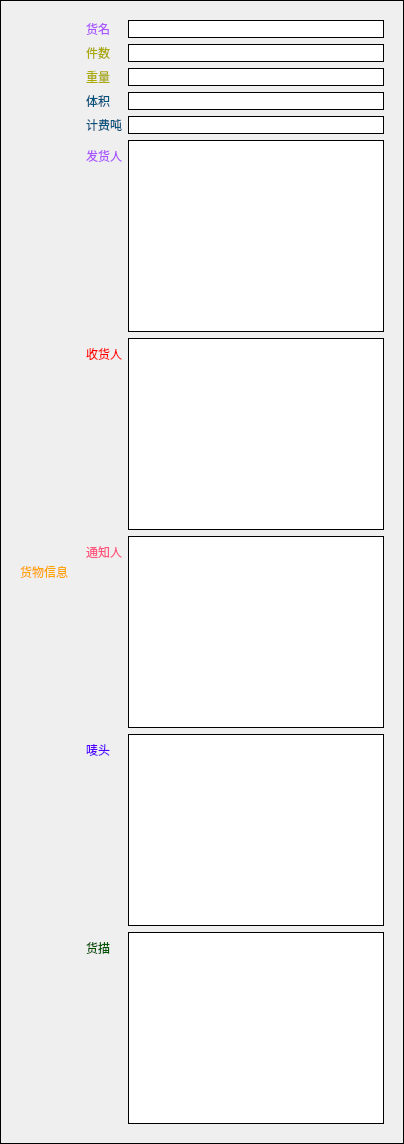
    <widget class="QWidget" name="widget_2" native="true">
     <property name="sizePolicy">
      <sizepolicy hsizetype="Expanding" vsizetype="Expanding">
       <horstretch>1</horstretch>
       <verstretch>0</verstretch>
      </sizepolicy>
     </property>
     <property name="styleSheet">
      <string notr="true">QWidget{	
	font: 14pt &quot;微软雅黑&quot;;
	border:none;
	border:1px solid rgb(0,0,0);
	font: 10pt &quot;微软雅黑&quot;;
}
QWidget QLabel{
	border:none;
	
}
QWidget QLineEdit{
	font: 10pt &quot;微软雅黑&quot;;	
}</string>
     </property>
     <layout class="QHBoxLayout" name="horizontalLayout_12">
      <property name="spacing">
       <number>0</number>
      </property>
      <item>
       <widget class="QWidget" name="widget_4" native="true">
        <property name="sizePolicy">
         <sizepolicy hsizetype="Preferred" vsizetype="Expanding">
          <horstretch>0</horstretch>
          <verstretch>0</verstretch>
         </sizepolicy>
        </property>
        <property name="styleSheet">
         <string notr="true">border:none;</string>
        </property>
        <layout class="QHBoxLayout" name="horizontalLayout_4">
         <item>
          <widget class="QLabel" name="label_32">
           <property name="styleSheet">
            <string notr="true">color:orange;</string>
           </property>
           <property name="text">
            <string>货物信息</string>
           </property>
          </widget>
         </item>
        </layout>
       </widget>
      </item>
      <item>
       <widget class="QWidget" name="formWidget_3" native="true">
        <property name="sizePolicy">
         <sizepolicy hsizetype="Expanding" vsizetype="Expanding">
          <horstretch>0</horstretch>
          <verstretch>0</verstretch>
         </sizepolicy>
        </property>
        <property name="styleSheet">
         <string notr="true">
QWidget {
	border:none;
}
QWidget QLineEdit{
	border:1px solid rgb(0, 0, 0);
	
}</string>
        </property>
        <layout class="QFormLayout" name="formLayout_7">
         <item row="0" column="0">
          <widget class="QLabel" name="Label_31">
           <property name="styleSheet">
            <string notr="true">color: rgb(170, 85, 255);</string>
           </property>
           <property name="text">
            <string>货名</string>
           </property>
          </widget>
         </item>
         <item row="0" column="1">
          <widget class="QLineEdit" name="huoming_lineedit">
           <property name="sizePolicy">
            <sizepolicy hsizetype="Preferred" vsizetype="Preferred">
             <horstretch>0</horstretch>
             <verstretch>0</verstretch>
            </sizepolicy>
           </property>
          </widget>
         </item>
         <item row="1" column="0">
          <widget class="QLabel" name="Label_32">
           <property name="styleSheet">
            <string notr="true">color: rgb(170, 170, 0);</string>
           </property>
           <property name="text">
            <string>件数</string>
           </property>
          </widget>
         </item>
         <item row="1" column="1">
          <widget class="QLineEdit" name="jianshu_lineedit">
           <property name="sizePolicy">
            <sizepolicy hsizetype="Preferred" vsizetype="Preferred">
             <horstretch>0</horstretch>
             <verstretch>0</verstretch>
            </sizepolicy>
           </property>
          </widget>
         </item>
         <item row="2" column="0">
          <widget class="QLabel" name="Label_33">
           <property name="styleSheet">
            <string notr="true">color: rgb(170, 170, 0);</string>
           </property>
           <property name="text">
            <string>重量</string>
           </property>
          </widget>
         </item>
         <item row="2" column="1">
          <widget class="QLineEdit" name="zhongliang_lineedit">
           <property name="sizePolicy">
            <sizepolicy hsizetype="Preferred" vsizetype="Preferred">
             <horstretch>0</horstretch>
             <verstretch>0</verstretch>
            </sizepolicy>
           </property>
          </widget>
         </item>
         <item row="3" column="0">
          <widget class="QLabel" name="Label_34">
           <property name="styleSheet">
            <string notr="true">color: rgb(0, 85, 127);</string>
           </property>
           <property name="text">
            <string>体积</string>
           </property>
          </widget>
         </item>
         <item row="3" column="1">
          <widget class="QLineEdit" name="tiji_lineedit">
           <property name="sizePolicy">
            <sizepolicy hsizetype="Preferred" vsizetype="Preferred">
             <horstretch>0</horstretch>
             <verstretch>0</verstretch>
            </sizepolicy>
           </property>
          </widget>
         </item>
         <item row="4" column="0">
          <widget class="QLabel" name="Label_35">
           <property name="styleSheet">
            <string notr="true">color: rgb(0, 85, 127);</string>
           </property>
           <property name="text">
            <string>计费吨</string>
           </property>
          </widget>
         </item>
         <item row="4" column="1">
          <widget class="QLineEdit" name="jifeidun_lineedit">
           <property name="sizePolicy">
            <sizepolicy hsizetype="Preferred" vsizetype="Preferred">
             <horstretch>0</horstretch>
             <verstretch>0</verstretch>
            </sizepolicy>
           </property>
           <property name="styleSheet">
            <string notr="true"/>
           </property>
          </widget>
         </item>
         <item row="5" column="0">
          <widget class="QLabel" name="Label_36">
           <property name="styleSheet">
            <string notr="true">color: rgb(170, 85, 255);</string>
           </property>
           <property name="text">
            <string>发货人</string>
           </property>
          </widget>
         </item>
         <item row="5" column="1">
          <widget class="QTextEdit" name="fahuoren_textedit">
           <property name="sizePolicy">
            <sizepolicy hsizetype="Preferred" vsizetype="Preferred">
             <horstretch>0</horstretch>
             <verstretch>0</verstretch>
            </sizepolicy>
           </property>
           <property name="minimumSize">
            <size>
             <width>0</width>
             <height>0</height>
            </size>
           </property>
           <property name="styleSheet">
            <string notr="true">background-color:rgb(255, 255, 255);
font: 12pt &quot;隶书&quot;;
border:1px solid rgb(0,0,0,);</string>
           </property>
          </widget>
         </item>
         <item row="6" column="0">
          <widget class="QLabel" name="Label_37">
           <property name="styleSheet">
            <string notr="true">color:red;</string>
           </property>
           <property name="text">
            <string>收货人</string>
           </property>
          </widget>
         </item>
         <item row="6" column="1">
          <widget class="QTextEdit" name="shouhuoren_textedit">
           <property name="sizePolicy">
            <sizepolicy hsizetype="Preferred" vsizetype="Preferred">
             <horstretch>0</horstretch>
             <verstretch>0</verstretch>
            </sizepolicy>
           </property>
           <property name="minimumSize">
            <size>
             <width>0</width>
             <height>0</height>
            </size>
           </property>
           <property name="styleSheet">
            <string notr="true">background-color:rgb(255, 255, 255);
font: 12pt &quot;隶书&quot;;
border:1px solid rgb(0,0,0,);</string>
           </property>
          </widget>
         </item>
         <item row="7" column="0">
          <widget class="QLabel" name="Label_38">
           <property name="styleSheet">
            <string notr="true">color: rgb(255, 85, 127);</string>
           </property>
           <property name="text">
            <string>通知人</string>
           </property>
          </widget>
         </item>
         <item row="8" column="0">
          <widget class="QLabel" name="Label_39">
           <property name="styleSheet">
            <string notr="true">color: rgb(85, 0, 255);</string>
           </property>
           <property name="text">
            <string>唛头</string>
           </property>
          </widget>
         </item>
         <item row="8" column="1">
          <widget class="QTextEdit" name="maitou_textedit">
           <property name="sizePolicy">
            <sizepolicy hsizetype="Preferred" vsizetype="Preferred">
             <horstretch>0</horstretch>
             <verstretch>0</verstretch>
            </sizepolicy>
           </property>
           <property name="minimumSize">
            <size>
             <width>0</width>
             <height>0</height>
            </size>
           </property>
           <property name="styleSheet">
            <string notr="true">background-color:rgb(255, 255, 255);
font: 12pt &quot;隶书&quot;;
border:1px solid rgb(0,0,0,);</string>
           </property>
          </widget>
         </item>
         <item row="9" column="0">
          <widget class="QLabel" name="Label_40">
           <property name="styleSheet">
            <string notr="true">color: rgb(0, 85, 0);</string>
           </property>
           <property name="text">
            <string>货描</string>
           </property>
          </widget>
         </item>
         <item row="9" column="1">
          <widget class="QTextEdit" name="huomiao_textedit">
           <property name="sizePolicy">
            <sizepolicy hsizetype="Preferred" vsizetype="Preferred">
             <horstretch>0</horstretch>
             <verstretch>0</verstretch>
            </sizepolicy>
           </property>
           <property name="minimumSize">
            <size>
             <width>0</width>
             <height>0</height>
            </size>
           </property>
           <property name="styleSheet">
            <string notr="true">background-color:rgb(255, 255, 255);
font: 12pt &quot;隶书&quot;;
border:1px solid rgb(0,0,0,);</string>
           </property>
          </widget>
         </item>
         <item row="7" column="1">
          <widget class="QTextEdit" name="tongzhiren_textedit">
           <property name="sizePolicy">
            <sizepolicy hsizetype="Preferred" vsizetype="Preferred">
             <horstretch>0</horstretch>
             <verstretch>0</verstretch>
            </sizepolicy>
           </property>
           <property name="minimumSize">
            <size>
             <width>0</width>
             <height>0</height>
            </size>
           </property>
           <property name="styleSheet">
            <string notr="true">background-color:rgb(255, 255, 255);
font: 12pt &quot;隶书&quot;;
border:1px solid rgb(0,0,0,);</string>
           </property>
          </widget>
         </item>
        </layout>
       </widget>
      </item>
     </layout>
    </widget>
